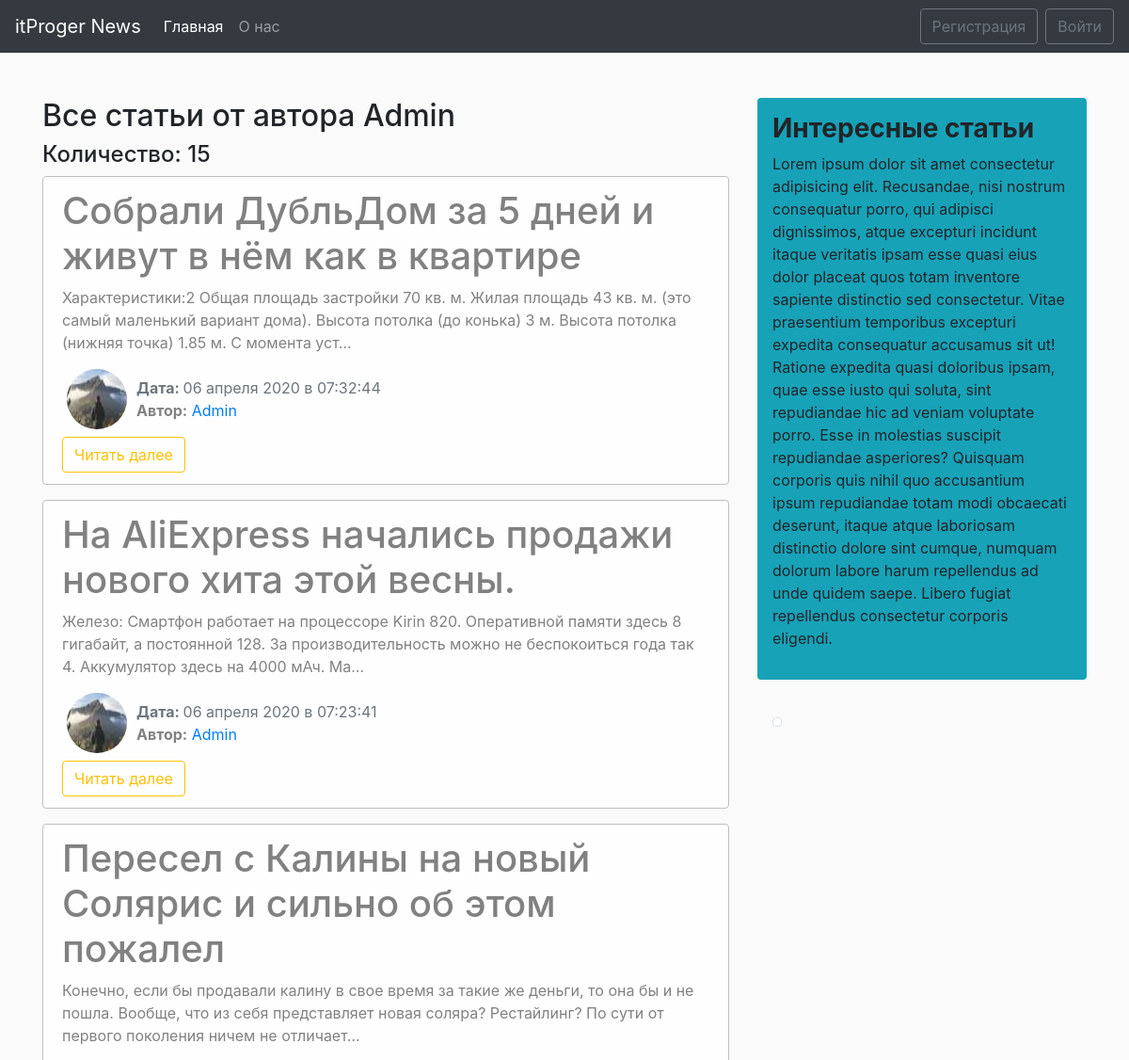
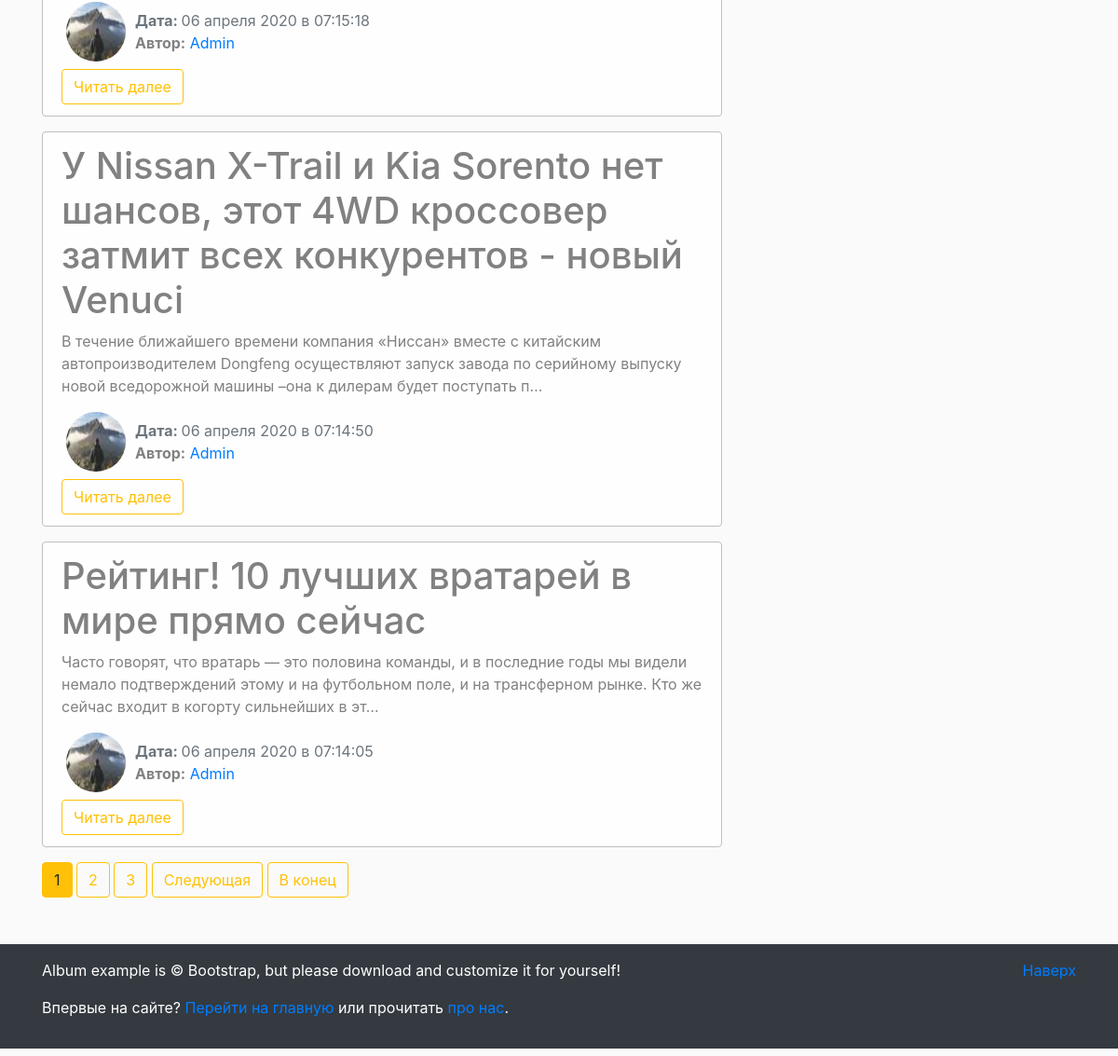
/user/Admin/, run on the app's committed database (2 pictures, top to bottom).
### blog/models.py (models this page shows, shortened)
class News(models.Model):
    title = models.CharField(max_length=100)
    text = models.TextField()
    date = models.DateTimeField(default=timezone.now)
    author = models.ForeignKey(User, on_delete=models.CASCADE)

### users/models.py (models this page shows, shortened)
class Profile(models.Model):
    user = models.OneToOneField(User, on_delete=models.CASCADE)
    img = models.ImageField(default='default.jpg', upload_to='user_images')

### blog/views.py (the view)
# urls.py: path('user/<str:username>/', views.UserAllNewsView.as_view(), name="user-news"),
class UserAllNewsView(ListView):
    model = News
    template_name = 'blog/user_news.html'
    context_object_name = 'news'
    paginate_by = 5             #количество статей на странице
    def get_queryset(self):
        user = get_object_or_404(User, username=self.kwargs.get('username'))
        return News.objects.filter(author=user).order_by('-date')
    def get_context_data(self, **kwards):
        ctx = super(UserAllNewsView, self).get_context_data(**kwards)
        ctx['title'] = f'Все статьи от пользователя {self.kwargs.get("username")}'
        return ctx

### blog/templates/blog/user_news.html (shortened to what this page needs)
{% extends 'blog/main.html' %}
{% block main_section %}
    <h2>Все статьи от автора {{ view.kwargs.username }}</h2>
    <h4>Количество: {{ page_obj.paginator.count }}</h4>
    {% for post in news %}
        <div class="alert alert-light">
            <h1>{{ post.title }}</h1>
            <p>{{ post.text|striptags|truncatechars:200 }}</p>
            <div class="row">
                <div>
                    {% if post.author.profile.img %}
                        <img src="{{ post.author.profile.img.url }}" alt="{{ post.author }}" class="user_image">
                    {% else %}
                        <img src="/pictures/default.jpg" alt="{{ post.author }}" class="user_image">
                    {% endif %}
                </div>
                <div class="mt-2">
                    <span class="text-muted"><b>Дата: </b>{{ post.date|date:"d E Y в H:i:s" }}</span>
                    <p><b>Автор:</b> <a href="{% url 'user-news' post.author %}">{{ post.author }}</a></p>
                </div>
            </div>
            <a href="{% url 'news-detail' post.id %}" class="btn btn-outline-warning">Читать далее</a>
        </div>
    {% endfor %}
    {% if is_paginated %}
        {% for num in page_obj.paginator.page_range %}
            {% if num == page_obj.number %}
                <button class="btn btn-warning">{{ num }}</button>
            {% elif num > page_obj.number|add:'-3' and num < page_obj.number|add:'3' %}
                <a href="?page={{ num }}" class="btn btn-outline-warning">{{ num }}</a>
            {% endif %}
        {% endfor %}
        {% if page_obj.has_next %}
            <a href="?page={{ page_obj.next_page_number }}" class="btn btn-outline-warning">Следующая</a>
            <a href="?page={{ page_obj.paginator.num_pages }}" class="btn btn-outline-warning">В конец</a>
        {% endif %}
    {% endif %}
{% endblock main_section %}

### blog/static/blog/main.css (style rules this page uses)
body { background-color: #fafafa; }
.alert-light { border-color: #bfbfbf; }
.user_image { width: 64px; height: 64px; border-radius: 50%; margin-right: 10px; margin-left: 20px; }
img { max-width: 100%!important; }

### data on the page
News: title "Собрали ДубльДом за 5 дней и живут в нём как в квартире", text "Характеристики:2 Общая площадь застройки 70 кв. м. Жилая площадь 43 кв. м. (это самый маленький вариант дома). Высота потолка (до конька) 3 м. Высота потолка (нижняя точка) 1.85 м. С момента уст…", author.profile.img (picture), date "06 апреля 2020 в 07:32:44", author "Admin"
News: title "На AliExpress начались продажи нового хита этой весны.", text "Железо: Смартфон работает на процессоре Kirin 820. Оперативной памяти здесь 8 гигабайт, а постоянной 128. За производительность можно не беспокоиться года так 4. Аккумулятор здесь на 4000 мАч. Ма…", author.profile.img (picture), date "06 апреля 2020 в 07:23:41", author "Admin"
News: title "Пересел с Калины на новый Солярис и сильно об этом пожалел", text "Конечно, если бы продавали калину в свое время за такие же деньги, то она бы и не пошла. Вообще, что из себя представляет новая соляра? Рестайлинг? По сути от первого поколения ничем не отличает…", author.profile.img (picture), date "06 апреля 2020 в 07:15:18", author "Admin"
News: title "У Nissan X-Trail и Kia Sorento нет шансов, этот 4WD кроссовер затмит всех конкурентов - новый Venuci", text "В течение ближайшего времени компания «Ниссан» вместе с китайским автопроизводителем Dongfeng осуществляют запуск завода по серийному выпуску новой вседорожной машины –она к дилерам будет поступать п…", author.profile.img (picture), date "06 апреля 2020 в 07:14:50", author "Admin"
News: title "Рейтинг! 10 лучших вратарей в мире прямо сейчас", text "Часто говорят, что вратарь — это половина команды, и в последние годы мы видели немало подтверждений этому и на футбольном поле, и на трансферном рынке. Кто же сейчас входит в когорту сильнейших в эт…", author.profile.img (picture), date "06 апреля 2020 в 07:14:05", author "Admin"

### other printed values
{{ view.kwargs.username }} "Admin"
{{ page_obj.paginator.count }} "15"
{{ num }} "1"
{{ num }} "2" "3"
